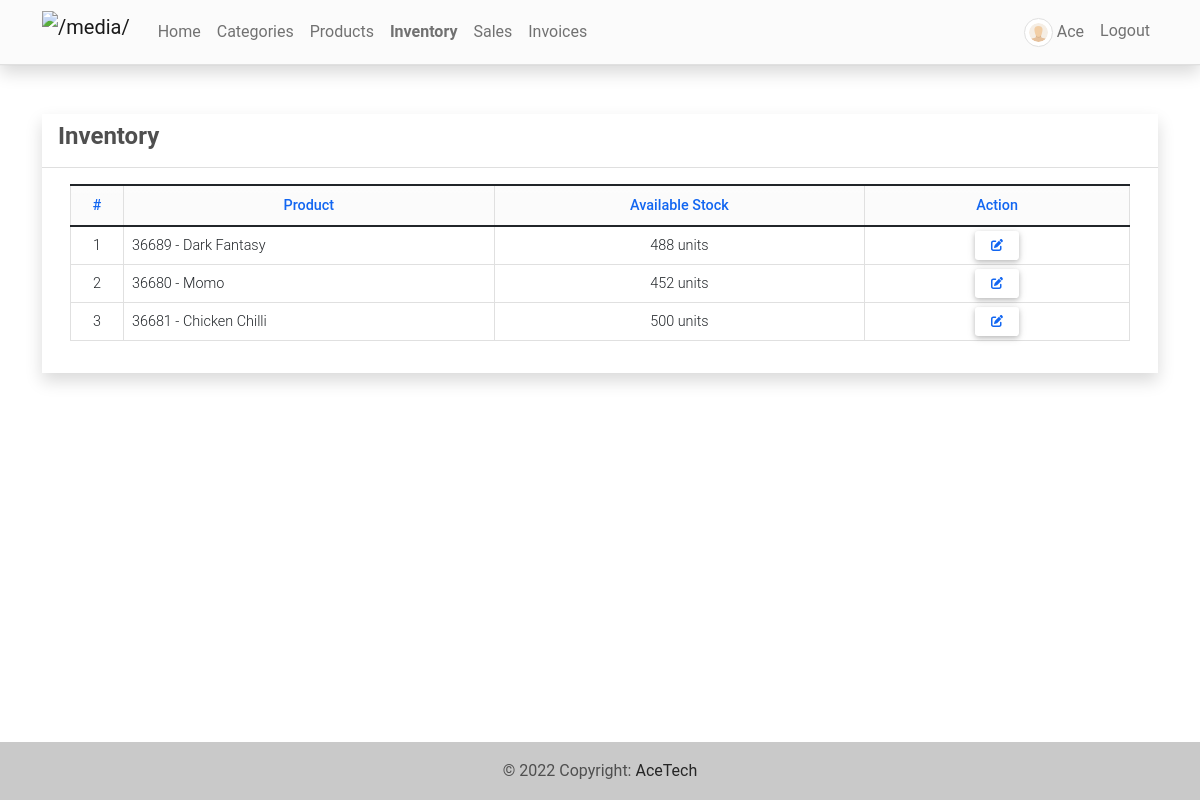
/inventory (signed in), run on the app's committed database.
### imsApp/models.py (models this page shows, shortened)
class Product(models.Model):
    code=models.CharField(max_length=100,blank=True, null=True)
    name=models.CharField(max_length=250,blank=True, null=True)
    description = models.TextField()
    price = models.FloatField(default=0)
    status = models.CharField(max_length=2, choices=(('1','Active'),('2','Inactive')), default=1)
    date_created = models.DateTimeField(default=timezone.now)
    date_updated = models.DateTimeField(auto_now=True)
    def __str__(self):
        return self.code + ' - ' + self.name
    def count_inventory(self):
        stocks = Stock.objects.filter(product = self)
        stockIn = 0
        stockOut = 0
        for stock in stocks:
            if stock.type == '1':
                stockIn = int(stockIn) + int(stock.quantity)
            else:
                stockOut = int(stockOut) + int(stock.quantity)
        available  = stockIn - stockOut
        return available

class Stock(models.Model):
    product = models.ForeignKey(Product, on_delete=models.CASCADE)
    quantity = models.FloatField(default=0)
    type = models.CharField(max_length=2,choices=(('1','Stock-in'),('2','Stock-Out')), default = 1)
    date_created = models.DateTimeField(default=timezone.now)
    date_updated = models.DateTimeField(auto_now=True)

### imsApp/views.py (the view)
# urls.py: path('inventory',views.inventory,name='inventory-page'),
@login_required
def inventory(request):
    context['page_title'] = 'Inventory'
    products = Product.objects.all()
    context['products'] = products
    return render(request, 'inventory.html', context)

### imsApp/templates/inventory.html (shortened to what this page needs)
{% extends 'base.html' %} {% load humanize %} {% block pageContent %}
<div class="col-lg-12 col-md-12 col-sm-12 col-xs-12">
    <div class="card card-default rounded-0 shadow ">
        <div class="card-header">
            <div class="d-flex w-100 align-items-center justify-content-between">
                <h4 class="card-title fw-bold">Inventory</h4>
            </div>
        </div>
        <div class="card-body">
            <div class="container-fluid">
                <table class="table table-bordered" id="product-list">
                    <colgroup>
                        <col width="5%">
                        <col width="35%">
                        <col width="35%">
                        <col width="25%">
                    </colgroup>
                    <thead>
                        <tr class="bg-gradient bg-light bg-opacity-50 text-primary">
                            <th class="px-2 py-2 text-center">#</th>
                            <th class="px-2 py-2 text-center">Product</th>
                            <th class="px-2 py-2 text-center">Available Stock</th>
                            <th class="px-2 py-2 text-center">Action</th>
                        </tr>
                    </thead>
                    <tbody>
                        {% for product in products %}
                        <tr>
                            <td class="px-2 py-1 align-middle text-center">{{ forloop.counter }}</td>
                            <td class="px-2 py-1 align-middle">{{ product }}</td>
                            <td class="px-2 py-1 align-middle text-center">{{ product.count_inventory }} units</td>
                            <td class="px-2 py-1 align-middle text-center">
                                <a class="btn text-primary btn-sm" href="{% url 'inventory-history-page' product.pk %}" data-id="{{ product.pk }}" title="View History">
                                    <i class="fa fa-edit"></i>
                                </a>
                            </td>
                        </tr>
                        {% endfor %}
                    </tbody>
                </table>
            </div>
        </div>
    </div>
</div>
{% endblock pageContent %}

### imsApp/templates/topNavigation.html (shortened to what this page needs)
{% load static %}
<header>
    <nav class="navbar navbar-expand-lg navbar-light bg-light text-dark fixed-top text-success shadow border-bottom">
        <div class="container">
            <a class="navbar-brand" target="_blank" href="{% url 'home-page' %}">
                <img src="{{ MEDIA_URL }}/default/acetech.png" height="16" alt="{{ MEDIA_URL }}" loading="lazy" style="margin-top: -3px;" />
            </a>
            <div class="collapse navbar-collapse text-white" id="navbarExample01">
                <ul class="navbar-nav me-auto mb-2 mb-lg-0" id="topNav">
                    {% if user.id %}
                    <li class="nav-item">
                        <a class="nav-link" aria-current="page" href="{% url 'home-page' %}">Home</a>
                    </li>
                    <li class="nav-item">
                        <a class="nav-link" aria-current="page" href="{% url 'category-page' %}">Categories</a>
                    </li>
                    <li class="nav-item">
                        <a class="nav-link" aria-current="page" href="{% url 'product-page' %}">Products</a>
                    </li>
                    <li class="nav-item">
                        <a class="nav-link" aria-current="page" href="{% url 'inventory-page' %}">Inventory</a>
                    </li>
                    <li class="nav-item">
                        <a class="nav-link" aria-current="page" href="{% url 'sales-page' %}">Sales</a>
                    </li>
                    <li class="nav-item">
                        <a class="nav-link" aria-current="page" href="{% url 'invoice-page' %}">Invoices</a>
                    </li>
                    {% endif %}
                </ul>
                <ul class="navbar-nav d-flex flex-row">
                    {% if user.id %} {% if user.profile.user_type == 1 %} {% endif %}
                    <li class="nav-item me-3 me-lg-0">
                        <a class="nav-link" href="{% url 'profile' %}">
                            <span class="me-1"><img src="{{ MEDIA_URL }}/default/default-avatar.png" alt="User Avatar" id="user-avatar" class="img-thumbnail rounded-circle"></span>{{ user.first_name }}
                        </a>
                    </li>
                    <li class="nav-item me-3 me-lg-0">
                        <a class="nav-link" href="{% url 'logout' %}">Logout</a>
                    </li>
                    {% endif %}
                </ul>
            </div>
        </div>
    </nav>
</header>

### static/assets/default/css/style.css (style rules this page uses)
html, body { height: 100%; width: 100%; max-height: 100%; overflow: auto; display: flex; flex-direction: column; }
body>header { flex-shrink: auto; }
#user-avatar { width: 1.8rem; height: 1.8rem; object-fit: scale-down; object-position: center center; }
.navbar-brand>img { height: 2em; }
.nav-item.active a.nav-link { font-weight: bolder !important; }

### data on the page
Product: code+name "36689 - Dark Fantasy", count_inventory "488"
Product: code+name "36680 - Momo", count_inventory "452"
Product: code+name "36681 - Chicken Chilli", count_inventory "500"

### other printed values
{{ user.first_name }} "Ace"
